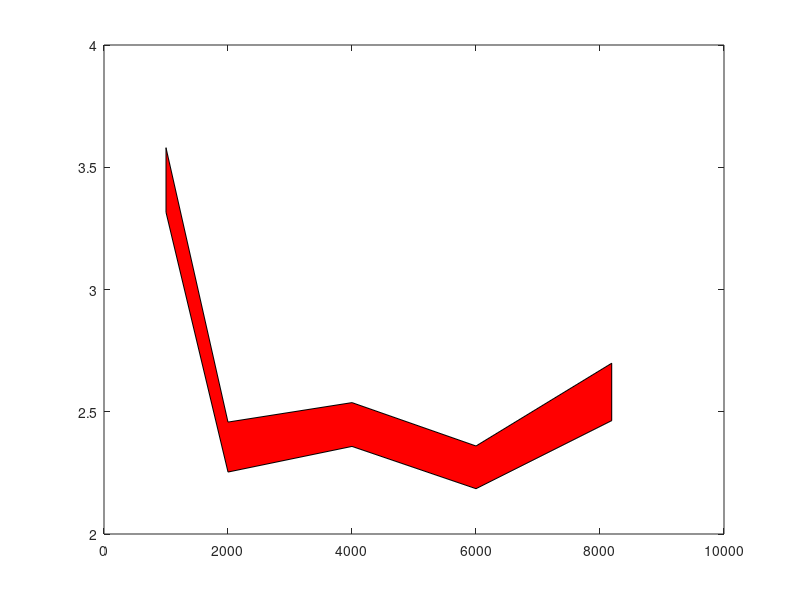

The MATLAB script that drew this image: (Note: this script raises an error after producing the figure.)
% plot dataset size vs humanbehavioral grades
% for generated images


%% parameters:
n_case = 8; % num of GAN curves


%% (1) biggan FLOWER:
x1 = [1000, 2000, 4000, 6000, 8189]; % dataset size
xtick1 = 1000:1000:9000;
y1 = [3.44778, 2.35556, 2.44778, 2.27264, 2.58111]; % average rating
yconf1 = [3.58004,2.45782,2.53743,2.36002,2.69856,...
          2.46366,2.18525,2.35813,2.25329,3.31552]; % 95% confidence intervals

%% (2) stylegan2 FLOWER:
x2 = [1000, 4000, 8189]; % dataset size
xtick2 = 1000:1000:9000;
y2 = [2.76889, 3.18667, 3.55042]; % average rating
yconf2 = [2.87583,3.29398,3.65818,...
          3.44265,3.07935,2.66195]; % 95% confidence intervals

%% (3) biggan CelebA:
x3 = [200, 600, 1000, 4000, 8000]; % dataset size
xtick3 = 0:1000:8000;
y3 = [3.20333, 1.60306, 1.54889, 1.43, 1.55889]; % average rating
yconf3 = [3.35560,1.66461,1.61186,1.48088,1.60956,...
          1.50822,1.37912,1.48592,1.54150,3.05107]; % 95% confidence intervals

%% (4) stylegan2 CelebA:
x4 = [1000, 4000, 8000]; % dataset size
xtick4 = 1000:1000:8000;
y4 = [2.21, 2.44333, 3.51333];  % average rating
yconf4 = [2.28815,2.55114,3.64538,...
          3.38128,2.33553,2.13185]; % 95% confidence intervals

%% (5) biggan LSUN:
x5 = [200, 1000, 5000, 10000]; % dataset size
xtick5 = 0:1000:10000;
y5 = [2.72111, 1.98667, 2.46778, 2.25444]; % average rating
yconf5 = [2.83254,2.06798,2.55631,2.32742,...
          2.18147,2.37924,1.90536,2.60968]; % 95% confidence intervals

%% (6) stylegan2 LSUN:
x6 = [200, 1000, 5000, 10000, 30000]; % dataset size
xtick6 = 0:1000:30000;
y6 = [2.85556, 2.01444, 3.15111, 3.45111, 3.67778]; % average rating
yconf6 = [2.97855,2.09886,3.25666,3.56985,3.78774,...
          3.56781,3.33237,3.04556,1.93003,2.73256]; % 95% confidence intervals

%% (7) biggan MNIST:
x7 = [10000, 30000, 60000]; % dataset size
xtick7 = 10000:5000:60000;
y7 = [2.90444, 2.29986, 2.45667];  % average rating
yconf7 = [3.00637, 2.38619, 2.55155, 2.36178, 2.21353, 2.80252]; % 95% confidence intervals

%% (8) stylegan2 MNIST:
x8 = [10000, 30000, 60000]; % dataset size
xtick8 = 10000:5000:60000;
y8 = [2.99444, 2.79042, 2.85111];  % average rating
yconf8 = [3.07491, 2.86690, 2.93450, 2.76772, 2.71393, 2.91398]; % 95% confidence intervals

%%
x_all = {x1,x2,x3,x4,x5,x6,x7,x8};
y_all = {y1,y2,y3,y4,y5,y6,y7,y8};
yconf_all = {yconf1,yconf2,yconf3,yconf4,yconf5,yconf6,yconf7,yconf8};
title_list = {'biggan FLOWER', 'stylegan2 FLOWER', 'biggan CelebA',...
              'stylegan2 CelebA', 'biggan LSUN', 'stylegan2 LSUN',...
              'biggan MNIST', 'stylegan2 MNIST'};

for i = 1:n_case % for each GAN curve
    x = x_all{i};
    y = y_all{i};
    
    xconf = [x x(end:-1:1)] ;         
    yconf = yconf_all{i};

    figure
    p = fill(xconf,yconf,'red');
    p.FaceColor = [1 0.8 0.8];      
    p.EdgeColor = 'none';           

    hold on
    plot(x,y,'r-','LineWidth', 2);
    hold on
    plot(x,y,'b.','MarkerSize',30);
    
    grid on;
    xlim([floor(min(x)) ceil(max(x))])
    ylim([0 5])
    %xticks(floor(min(x)) : (ceil(max(x))-floor(min(x)))/5 : ceil(max(x))); % 1000
    yticks(0 : 1 : 5);
    this_title = title_list{i};
    title(this_title,'FontSize', 20);
    xlabel('dataset size', 'FontSize', 18);
    ylabel('generated images quality rating', 'FontSize', 18');
    ax = gca;
    % Set x and y font sizes.
    ax.XAxis.FontSize = 18;
    ax.YAxis.FontSize = 18;
    
end


